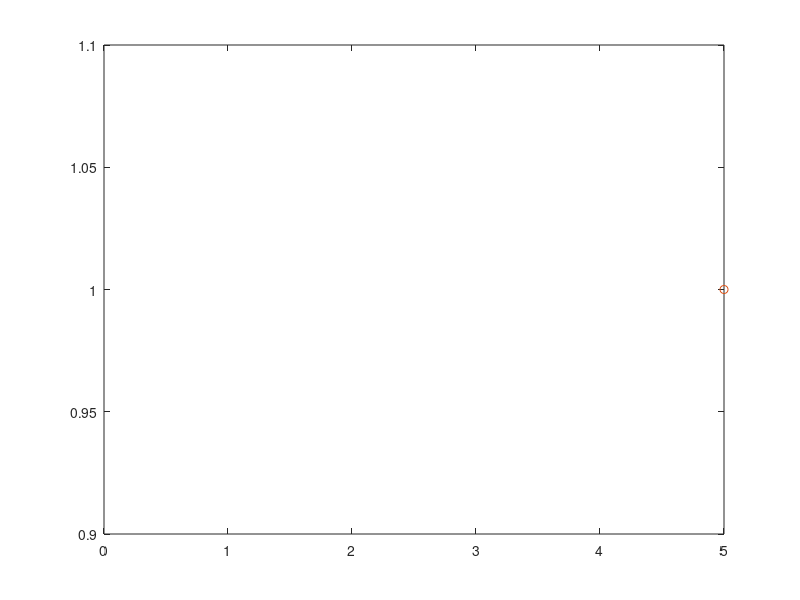

The MATLAB source for this figure: (Note: this script raises an error after producing the figure.)
% Binomial(n, p) generator
clear all
n = input('n: ');
p = input('p: ');

%U = rand(n, 1);
%X = sum(U < p);

% Generate a sample
N = input('Simulations: ');
for i = 1:N
    U = rand(n, 1);
    X(i) = sum(U < p);
end

UX = unique(X);
frq = hist(X, length(UX));
relfrq = frq / N;

xpdf = 0:n;
ypdf = binopdf(xpdf, n, p);

plot(xpdf, ypdf, '*', UX, relfrq, 'o');
legend('binopdf', 'simulation', 0);